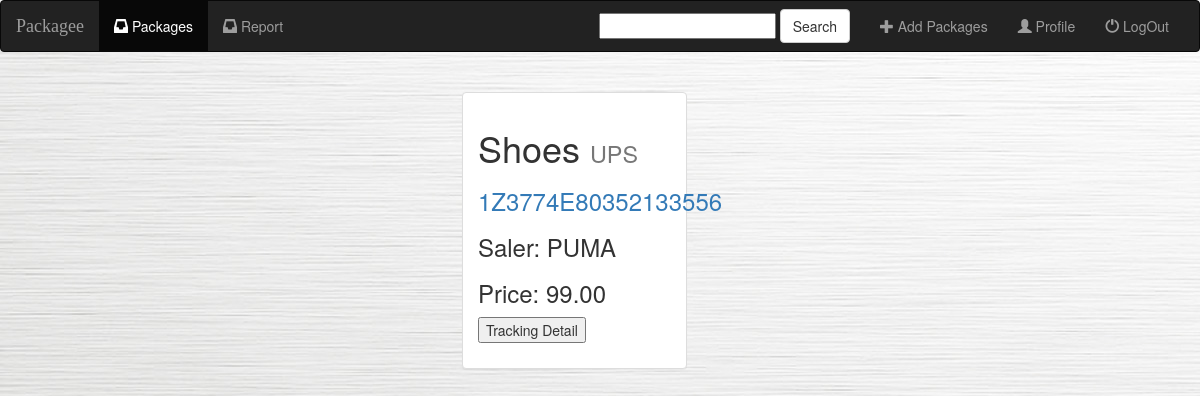
/package/3/ (signed in), run on the app's committed database.
### package/models.py (models this page shows, shortened)
class Package(models.Model):
    user = models.ForeignKey(User, on_delete=models.CASCADE, default=1)
    tracking_num = models.CharField(max_length=50)
    package_type = models.CharField(max_length=100)
    staff_company = models.CharField(max_length=50, default='')
    staff_price = models.CharField(max_length=100, default='')
    package_company = models.CharField(max_length=100)
    tracking_url = models.CharField(max_length=100, default='')

### package/views.py (the view)
# urls.py: path('<int:package_id>/', views.detail, name='detail'),
def detail(request, package_id):
    if not request.user.is_authenticated:
        return render(request, 'package/login.html')
    else:
        user = request.user
        package = get_object_or_404(Package, pk=package_id)
        return render(request, 'package/detail.html', {'package': package, 'user': user})

### package/templates/package/detail.html (shortened to what this page needs)
{% extends 'package/base.html' %}
{% block body %}
    <div class="center-block">
        <div class="row">
            <div class="container-fluid songs-container">
                <div style="position: absolute; left: 50%;">
                    <div style="position: relative; left: -50%;">
                        <div class="col-sm-3 col-md-10">
                            <div class="panel panel-default">
                                <div class="panel-body">
                                    <h1>{{ package.package_type }}
                                        <small>{{ package.package_company }}</small>
                                    </h1>
                                    <h3>
                                        <a href="{{ package.tracking_url }}"> {{ package.tracking_num }}</a>
                                    </h3>
                                    <h3>Saler: {{ package.staff_company }}</h3>
                                    <h3>Price: {{ package.staff_price }}</h3>
                                    <input type="button" name="test" value="Tracking Detail" onClick="location.href= '{% url 'package:result' package.id %}'"/>
                                </div>
                            </div>
                        </div>
                    </div>
                </div>
            </div>
        </div>
    </div>
{% endblock %}

### package/static/package/style.css (style rules this page uses)
body { background: white url("images/background.jpg"); }

### data on the page
Package: package_type "Shoes", package_company "UPS", tracking_num "1Z3774E80352133556", staff_company "PUMA", staff_price "99.00", test "Tracking Detail"
